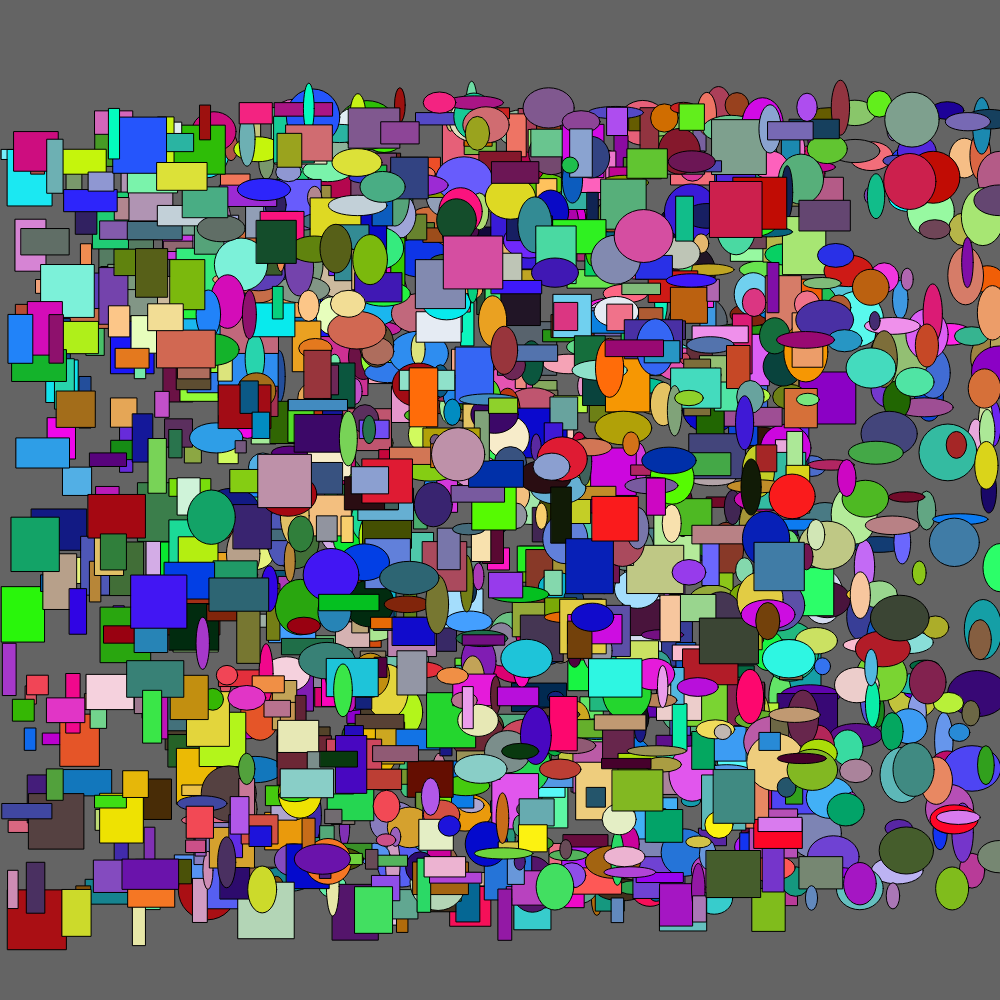
Frame 1 (no input)
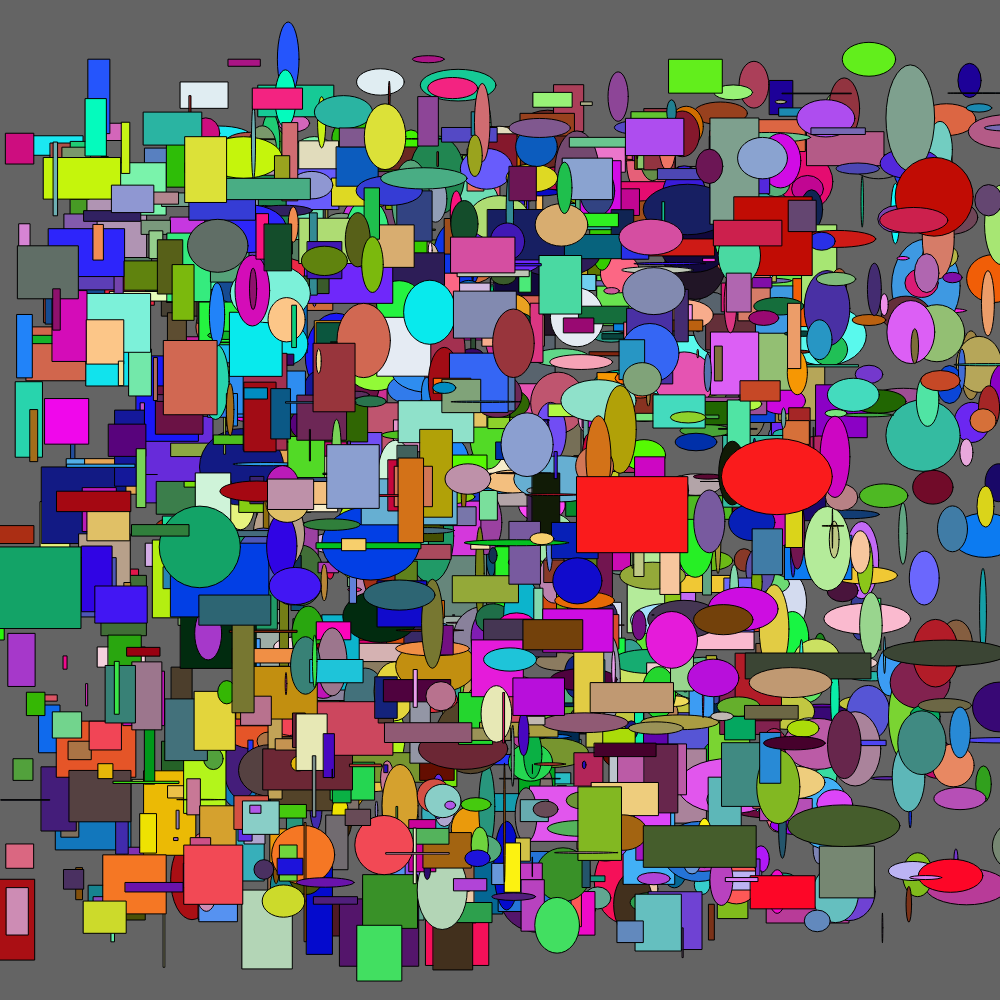
Frame 60 (no input)
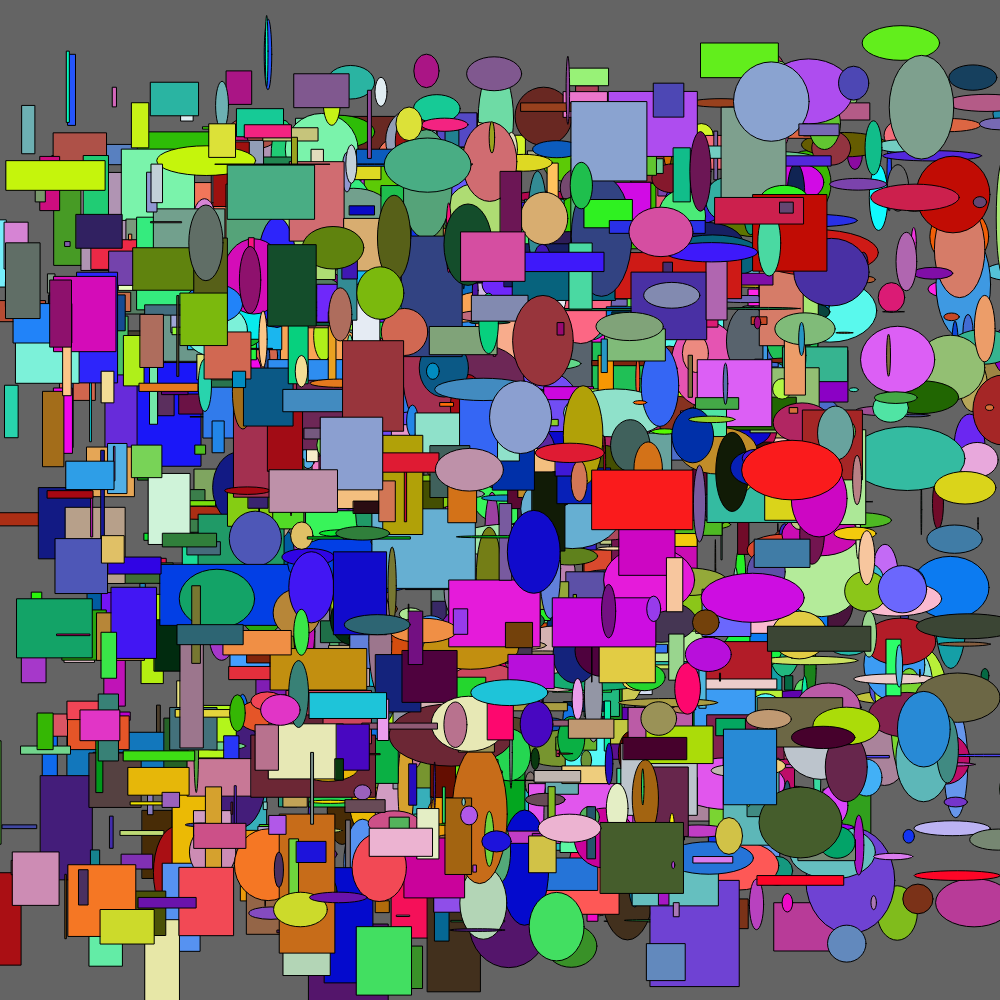
Frame 120 (the mouse pressed at the canvas centre since frame 60)

The p5.js sketch that drew these frames (run headless with seeded random() and noise() and a simulated clock; from frame 60 on, the mouse is pressed at the canvas centre):

// p5.js sketch
// ── sketch.js
let shapes = [/* xpos*/ 10,/* ypos*/10,/* width*/30,/* height*/30,/* color1*/ 150, /* color2*/ 150, /* color3*/ 150]
let pauze = false

function setup() {
  createCanvas(1000, 1000);
  regenerate()
}
//kiest waar de vormpjes komen
function regenerate() {
  shapes = []
  for (let i = 0; i < random(700, 4500); i++) {
    let xPos = random(100, 900)
    let yPos = random(100, 900)
    let width = random(10, 60)
    let height = random(10, 60)
    let color1 = random(0, 255)
    let color2 = random(0, 255)
    let color3 = random(0, 255)
    shapes.push([xPos, yPos, width, height, color1, color2, color3])
  }
}
function keyPressed() {
  if(keyCode == 32) {
    pauze = !pauze
  }
}
function draw() {
  background(100);
  //zorgt er voor dat je de vormpjes ook echt ziet
  for (let i = 0; i < shapes.length; i++) {
    fill(shapes[i][4], shapes[i][5], shapes[i][6])
    rect(shapes[i][0] - 100, shapes[i][1], shapes[i][2], shapes[i][3])
    ellipse(shapes[i][0] + 100, shapes[i][1], shapes[i][2], shapes[i][3])

    if(pauze == false){
      shapes[i][2] = shapes[i][2] + random(-5, 5)
      shapes[i][3] = shapes[i][3] + random(-5, 5)

      shapes[i][0] = shapes[i][0] + random(-5, 5)
      shapes[i][1] = shapes[i][1] + random(-5, 5)
    }
  }
}
